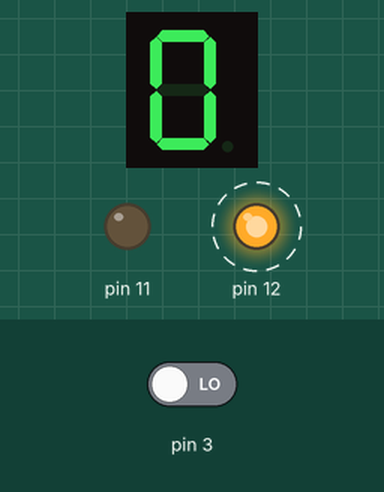
This sketch was run on a simulated Arduino Uno, built with avr-gcc and run on an emulated ATmega328P. Parts: 1-digit seven-segment display, output pins drawn as LEDs (lit = HIGH). Wiring (inferred from the names in the program): 1-digit 7-segment display, segments lit when HIGH: segments pin 4, pin 5, pin 6, pin 7, pin 8, pin 9, pin 10. Dashed ring = blinking. The test bench sets the inputs (shaded band); at power-on: pin 3 LOW. The segment pins are drawn as the display they are named for; pins used as bus, display or sensor lines are not drawn.

Above: at 0.6 s.
At 2.2 s:
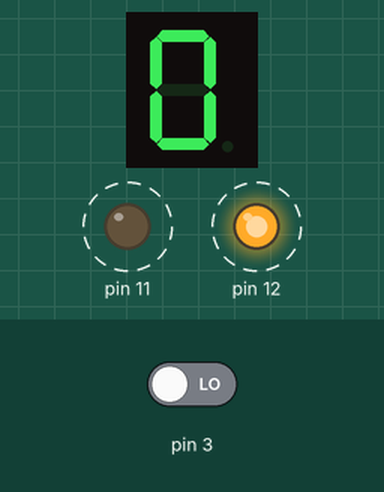
2.3 s: pin 3 driven HIGH
At 3.8 s:
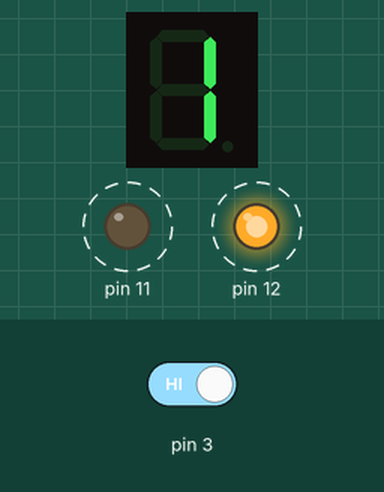
Timing chart, 0 to 11.5 s (numbered marks = the images above; inputs shaded):
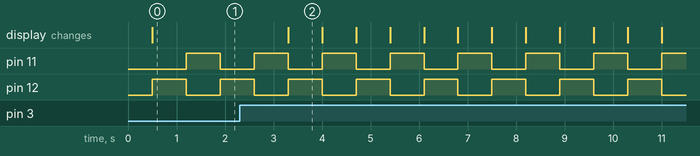

The sketch:

ContadorMultiplex9.ino
```cpp
  //Variables globales         a, b, c, d, e, f, g
  int segmentos[] = {4, 5, 6, 7, 8, 9, 10};
  int digitos[][10] =  {
    {1, 1, 1, 1, 1, 1, 0}, // 0
    {0, 1, 1, 0, 0, 0, 0}, // 1
    {1, 1, 0, 1, 1, 0, 1}, // 2
    {1, 1, 1, 1, 0, 0, 1}, // 3
    {0, 1, 1, 0, 0, 1, 1}, // 4
    {1, 0, 1, 1, 0, 1, 1}, // 5
    {1, 0, 1, 1, 1, 1, 1}, // 6
    {1, 1, 1, 0, 0, 0, 0}, // 7
    {1, 1, 1, 1, 1, 1, 1}, // 8
    {1, 1, 1, 1, 0, 1, 1}, // 9
    };


  boolean multiplexar;
  int retardo;
  long tiempo;

  int decenas;
  int unidades;

  int botonP;
  boolean pausa;

void setup() {
  // put your setup code here, to run once:
  for (int i = 0; i < 7; i++){
      pinMode(segmentos[i], OUTPUT);
    }

    // Inicializar display
    pinMode(11, OUTPUT);
    pinMode(12, OUTPUT);

    pinMode(3, INPUT);

    multiplexar = false;

    // Obtener el tiempo
    tiempo = millis();

    // Inicializar el contador
    decenas = 0;
    unidades = 0;

    // Boton
    botonP = LOW;

    pausa = false;
}

void loop() {
  // put your main code here, to run repeatedly:
  retardo = (int) (millis() - tiempo);

    // Aqui lee los botones
    botonP = digitalRead(3);
    delay(500);

    if(botonP == HIGH){
      pausa = !pausa;
    }

    if(retardo >= 1500){// el tiempo que tarda en incrementarse
      // Aqui se pone el boton de pausa
      if(pausa){
        //Algoritmo del contador

        unidades++;
        if (unidades == 10){
          unidades = 0;
          decenas++;

          if(decenas == 10){
            decenas = 0;
          }
        }

        tiempo = millis();
      }
    }

    multiplexar = !multiplexar;

    if (multiplexar){
      // Encender el display
      digitalWrite(11, LOW);
      digitalWrite(12, HIGH);

      for(int j = 0; j < 7; j++){
        // Mostrar unidades
        digitalWrite(segmentos[j], digitos[unidades][j]);
      }

    }else{
      digitalWrite(11, HIGH);
      digitalWrite(12, LOW);

      for(int j = 0; j < 7; j++){
        // Mostrar decenas
        digitalWrite(segmentos[j], digitos[decenas][j]);
      }
    }

    delay(200);
}
```

Measured:
- after the input at 2.3 s, the display: changes after 1.0 s (image 2)
- by itself, pin 11, pin 12: alternates HIGH for 0.70 s and LOW for 0.70 s
- what the display in image 2 shows lasts 0.7 s, from 3.3 s to 4.0 s
